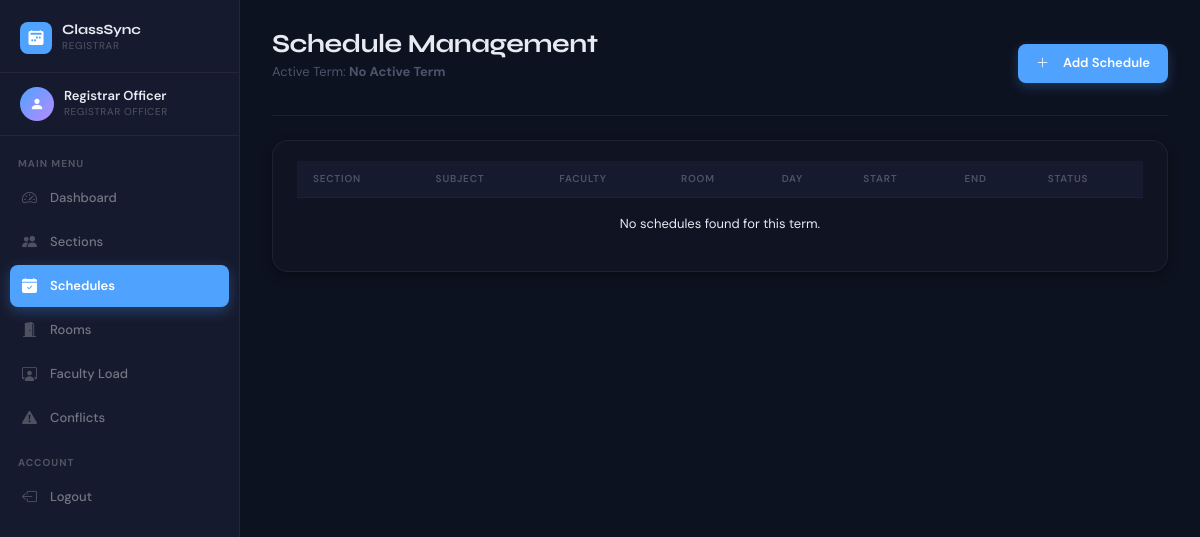
Before: /registrar/schedules.php (signed in) with the older database file.
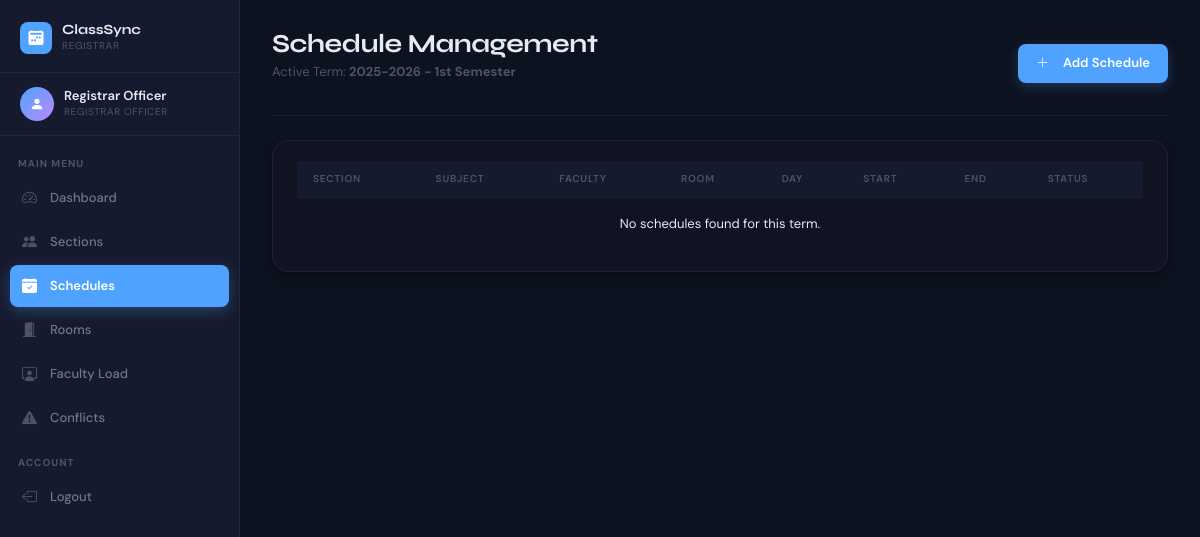
After: the same page with the newer database file.
### tables this page shows
CREATE TABLE academic_terms (
    term_id INT AUTO_INCREMENT PRIMARY KEY,
    academic_year VARCHAR(20) NOT NULL,
    semester ENUM('1st Semester','2nd Semester','Summer') NOT NULL,
    is_active BOOLEAN DEFAULT 0,
    created_at TIMESTAMP DEFAULT CURRENT_TIMESTAMP,
    UNIQUE KEY unique_term (academic_year, semester)
);

### registrar/schedules.php (the view, shortened to what this page needs)
<?php
require_once 'includes/auth.php'; require_once '../config/db.php';
$activeTermRow = $conn->query("SELECT term_id, academic_year, semester FROM academic_terms WHERE is_active=1 LIMIT 1")->fetch_assoc();
if (!$activeTermRow) {
    $active_term_id   = 0;
    $active_term_name = 'No Active Term';
} else {
    $active_term_id   = $activeTermRow['term_id'];
    $active_term_name = $activeTermRow['academic_year'] . ' - ' . $activeTermRow['semester'];
}
$schedules = $conn->query("
    SELECT s.*,
           sec.section_name,
           sub.subject_name,
           f.first_name, f.last_name,
           r.room_name
    FROM schedules s
    JOIN sections sec ON s.section_id = sec.section_id
    JOIN subjects sub ON s.subject_id = sub.subject_id
    JOIN faculty f ON s.faculty_id = f.faculty_id
    JOIN rooms r ON s.room_id = r.room_id
    WHERE s.term_id = $active_term_id
    ORDER BY
        FIELD(s.day_of_week, 'Monday','Tuesday','Wednesday','Thursday','Friday','Saturday'),
        s.start_time
");
?>
<?php include '../includes/header.php'; ?>
<?php include 'includes/sidebar.php'; ?>
<div class="main-content">
    <div class="page-header d-flex justify-content-between align-items-center">
        <div>
            <h1>Schedule Management</h1>
            <p>Active Term: <strong><?= htmlspecialchars($active_term_name); ?></strong></p>
        </div>
        <button class="btn-primary-custom" data-bs-toggle="modal" data-bs-target="#addScheduleModal">
            <i class="bi bi-plus-lg me-2"></i>Add Schedule
        </button>
    </div>
    <div class="content-card">
        <div class="table-responsive">
            <table class="custom-table">
                <thead>
                    <tr>
                        <th>Section</th>
                        <th>Subject</th>
                        <th>Faculty</th>
                        <th>Room</th>
                        <th>Day</th>
                        <th>Start</th>
                        <th>End</th>
                        <th>Status</th>
                    </tr>
                </thead>
                <tbody>
                    <?php if ($schedules && $schedules->num_rows > 0): ?>
                        <?php while($row = $schedules->fetch_assoc()): ?>
                        <tr>
                            <td><strong><?= htmlspecialchars($row['section_name']); ?></strong></td>
                            <td><?= htmlspecialchars($row['subject_name']); ?></td>
                            <td><?= htmlspecialchars($row['first_name'] . ' ' . $row['last_name']); ?></td>
                            <td><?= htmlspecialchars($row['room_name']); ?></td>
                            <td><?= htmlspecialchars($row['day_of_week']); ?></td>
                            <td><?= date("h:i A", strtotime($row['start_time'])); ?></td>
                            <td><?= date("h:i A", strtotime($row['end_time'])); ?></td>
                            <td><span class="badge-success"><?= htmlspecialchars($row['status']); ?></span></td>
                        </tr>
                        <?php endwhile; ?>
                    <?php else: ?>
                        <tr>
                            <td colspan="8" class="text-center py-3">No schedules found for this term.</td>
                        </tr>
                    <?php endif; ?>
                </tbody>
            </table>
        </div>
    </div>
</div>
<?php include '../includes/footer.php'; ?>

Changed rows visible on the page:
added academic_terms: active_term_name "2025-2026 - 1st Semester"
Other visible differences:
$active_term_name: "No Active Term" → (not shown)
